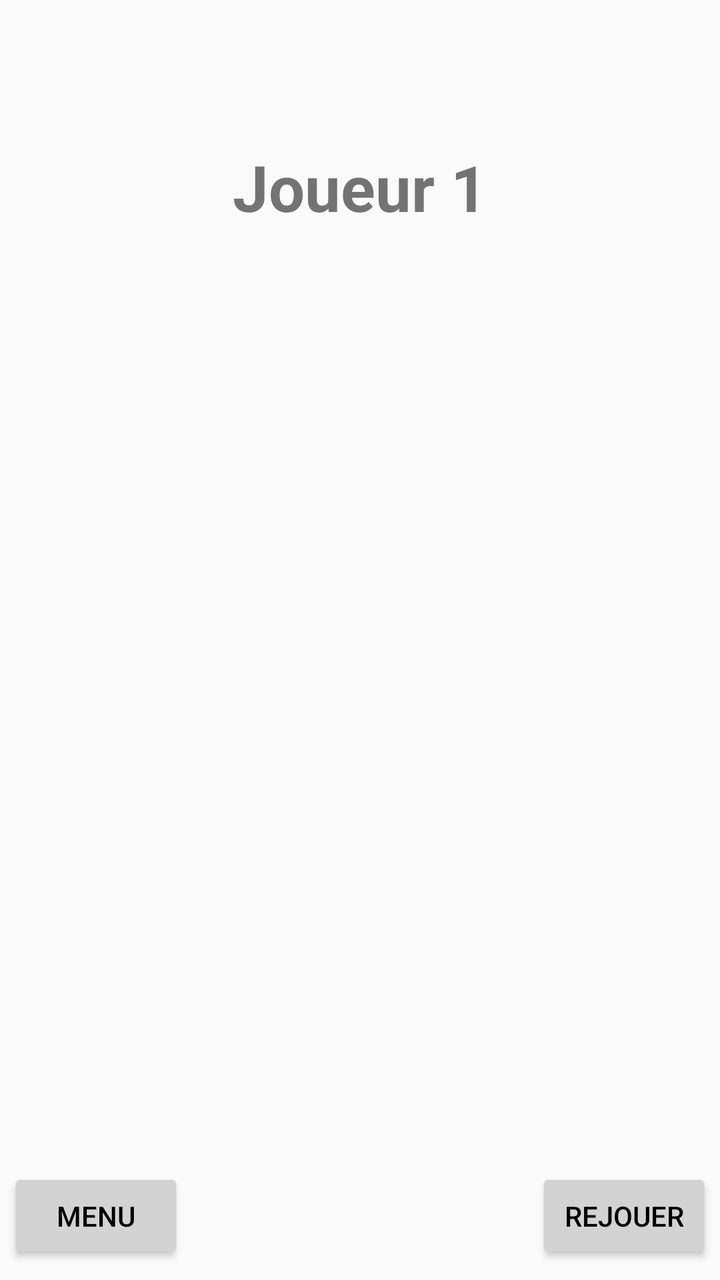
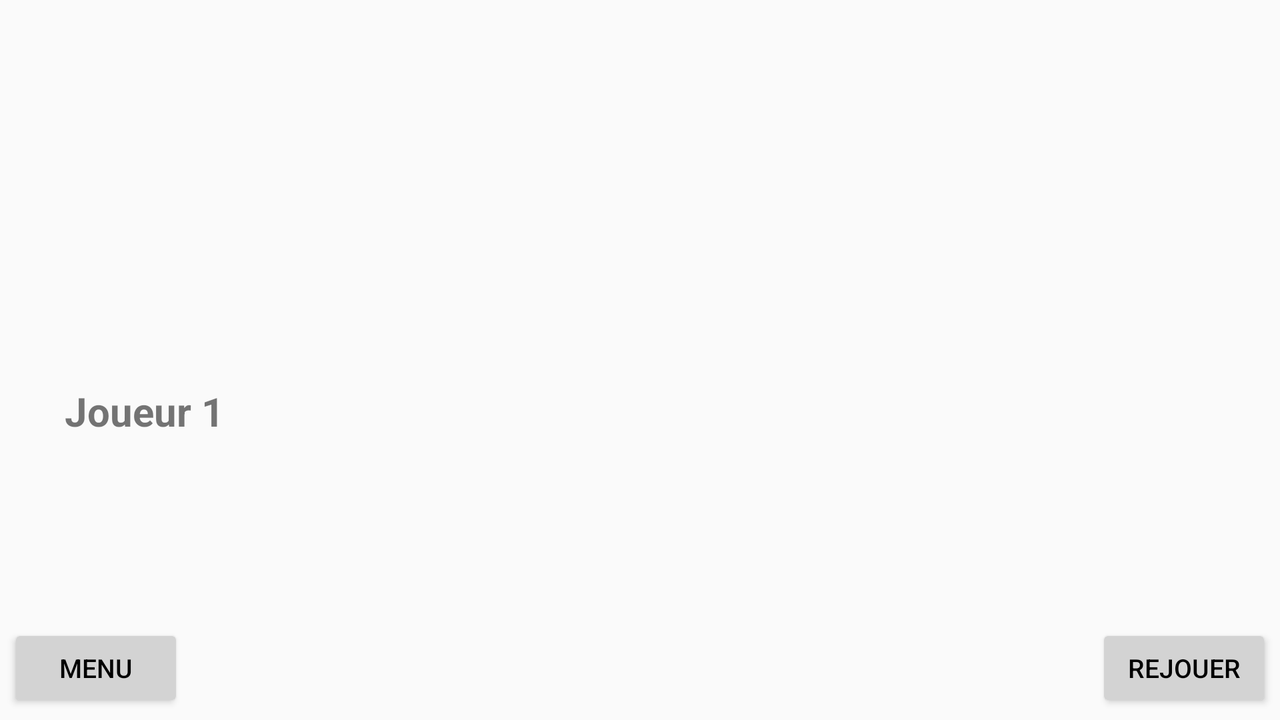

An Android layout and its configuration variant, each rendered on a device that would load it. The default file and the variant file are quoted in full after the pictures.
<!-- AndroidManifest.xml: activity theme Theme.AppCompat.Light.NoActionBar -->
<!-- res/layout/activity_main.xml -->
<?xml version="1.0" encoding="utf-8"?>
<androidx.constraintlayout.widget.ConstraintLayout
    xmlns:android="http://schemas.android.com/apk/res/android"
    xmlns:app="http://schemas.android.com/apk/res-auto"
    xmlns:tools="http://schemas.android.com/tools"
    android:id="@+id/main"
    android:layout_width="match_parent"
    android:layout_height="match_parent">

    <TextView
        android:id="@+id/Joueur"
        android:layout_width="wrap_content"
        android:layout_height="wrap_content"
        android:layout_marginTop="72dp"
        android:text="Joueur 1"
        android:textSize="32dp"
        android:textStyle="bold"
        app:layout_constraintEnd_toEndOf="parent"
        app:layout_constraintStart_toStartOf="parent"
        app:layout_constraintTop_toTopOf="parent" />

    <GridLayout
        android:id="@+id/gridLayout"
        android:layout_width="wrap_content"
        android:layout_height="wrap_content"
        android:layout_gravity="center"
        android:columnCount="3"
        android:rowCount="3"
        app:layout_constraintBottom_toTopOf="@+id/textView2"
        app:layout_constraintEnd_toEndOf="parent"
        app:layout_constraintStart_toStartOf="parent"
        app:layout_constraintTop_toBottomOf="@+id/Joueur"
        tools:ignore="MissingConstraints" />

    <TextView
        android:id="@+id/textView2"
        android:layout_width="0dp"
        android:layout_height="wrap_content"
        android:layout_marginStart="8dp"
        android:layout_marginEnd="8dp"
        android:layout_marginBottom="108dp"
        android:gravity="center"
        android:maxLines="1"
        android:text="Résultat"
        android:textSize="32sp"
        android:visibility="invisible"
        app:layout_constraintBottom_toTopOf="@id/btnRejouer"
        app:layout_constraintEnd_toEndOf="parent"
        app:layout_constraintHorizontal_bias="0.0"
        app:layout_constraintStart_toStartOf="parent" />

    <Button
        android:id="@+id/btnRejouer"
        android:layout_width="wrap_content"
        android:layout_height="48dp"
        android:minHeight="0dp"
        android:paddingTop="8dp"
        android:paddingBottom="8dp"
        android:layout_marginEnd="4dp"
        android:layout_marginBottom="8dp"
        android:text="Rejouer"
        android:textColor="@color/black"
        android:textSize="14sp"
        app:backgroundTint="@color/gray"
        app:cornerRadius="10dp"
        app:layout_constraintBottom_toBottomOf="parent"
        app:layout_constraintEnd_toEndOf="parent" />

    <Button
        android:id="@+id/btnMenu"
        android:layout_width="wrap_content"
        android:layout_height="48dp"
        android:minHeight="0dp"
        android:paddingTop="8dp"
        android:paddingBottom="8dp"
        android:layout_marginStart="4dp"
        android:layout_marginBottom="8dp"
        android:text="Menu"
        android:textColor="@color/black"
        android:textSize="14sp"
        app:backgroundTint="@color/gray"
        app:cornerRadius="10dp"
        app:layout_constraintBottom_toBottomOf="parent"
        app:layout_constraintStart_toStartOf="parent" />

</androidx.constraintlayout.widget.ConstraintLayout>
<!-- resources referenced by this layout -->
<resources>
  <color name="black">#FF000000</color>
  <color name="gray">#D3D3D3</color>
</resources>
<!-- res/layout-land/activity_main.xml (the repository's variant of the layout above) -->
<!-- drawn on the phone turned sideways -->
<?xml version="1.0" encoding="utf-8"?>
<androidx.constraintlayout.widget.ConstraintLayout
    xmlns:android="http://schemas.android.com/apk/res/android"
    xmlns:app="http://schemas.android.com/apk/res-auto"
    xmlns:tools="http://schemas.android.com/tools"
    android:id="@+id/main"
    android:layout_width="match_parent"
    android:layout_height="match_parent">

    <TextView
        android:id="@+id/Joueur"
        android:layout_width="wrap_content"
        android:layout_height="wrap_content"
        android:layout_marginTop="192dp"
        android:text="Joueur 1"
        android:textSize="20sp"
        android:textStyle="bold"
        app:layout_constraintEnd_toEndOf="parent"
        app:layout_constraintHorizontal_bias="0.058"
        app:layout_constraintStart_toStartOf="parent"
        app:layout_constraintTop_toTopOf="parent" />

    <GridLayout
        android:id="@+id/gridLayout"
        android:layout_width="0dp"
        android:layout_height="0dp"
        android:layout_marginStart="8dp"
        android:layout_marginEnd="8dp"
        android:columnCount="4"
        android:rowCount="4"
        app:layout_constraintBottom_toTopOf="@id/textView2"
        app:layout_constraintDimensionRatio="1:1"
        app:layout_constraintEnd_toEndOf="parent"
        app:layout_constraintHorizontal_bias="0.499"
        app:layout_constraintStart_toStartOf="parent"
        app:layout_constraintTop_toBottomOf="@id/Joueur"
        app:layout_constraintVertical_bias="0.0" />

    <TextView
        android:id="@+id/textView2"
        android:layout_width="353dp"
        android:layout_height="18dp"
        android:layout_marginStart="8dp"
        android:layout_marginEnd="8dp"
        android:gravity="center"
        android:maxLines="1"
        android:text="Résultat"
        android:textSize="16sp"
        android:visibility="invisible"
        app:layout_constraintEnd_toEndOf="parent"
        app:layout_constraintStart_toStartOf="parent"
        tools:layout_editor_absoluteY="389dp"
        tools:ignore="MissingConstraints" />

    <Button
        android:id="@+id/btnRejouer"
        android:layout_width="wrap_content"
        android:layout_height="44dp"
        android:minHeight="0dp"
        android:paddingTop="6dp"
        android:paddingBottom="6dp"
        android:layout_marginEnd="4dp"
        android:layout_marginBottom="4dp"
        android:text="Rejouer"
        android:textColor="@color/black"
        android:textSize="13sp"
        app:backgroundTint="@color/gray"
        app:cornerRadius="10dp"
        app:layout_constraintBottom_toBottomOf="parent"
        app:layout_constraintEnd_toEndOf="parent" />

    <Button
        android:id="@+id/btnMenu"
        android:layout_width="wrap_content"
        android:layout_height="44dp"
        android:minHeight="0dp"
        android:paddingTop="6dp"
        android:paddingBottom="6dp"
        android:layout_marginStart="4dp"
        android:layout_marginBottom="4dp"
        android:text="Menu"
        android:textColor="@color/black"
        android:textSize="13sp"
        app:backgroundTint="@color/gray"
        app:cornerRadius="10dp"
        app:layout_constraintBottom_toBottomOf="parent"
        app:layout_constraintStart_toStartOf="parent" />

</androidx.constraintlayout.widget.ConstraintLayout>
